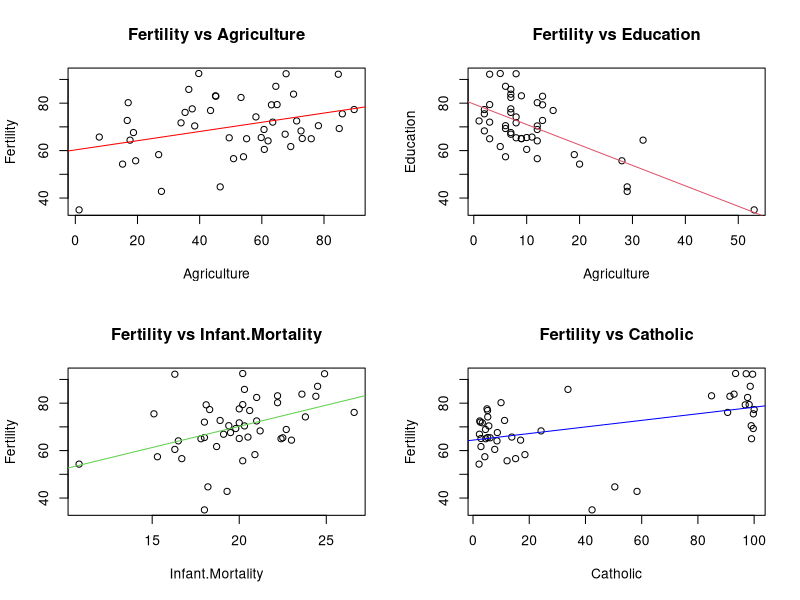

The R source for this figure: (Note: this script raises an error after producing the figure.)
rm(list=ls())
library(MASS)
data("swiss")
swiss<-na.omit(swiss)
names(swiss)
##Fit a Simple linear regression 
Fertility <-swiss$Fertility
Education <-swiss$Education
Infant.Mortality<-swiss$Infant.Mortality
Agriculture<-swiss$Agriculture
Catholic<-swiss$Catholic
lm.fit_A <-lm(swiss$Fertility~swiss$Agriculture)
summary(lm.fit_A)
lm.fit_E <-lm(swiss$Fertility~swiss$Education)
summary(lm.fit_E)
lm.fit_I <-lm(swiss$Fertility~swiss$Infant.Mortality)
summary(lm.fit_I)
lm.fit_C <-lm(swiss$Fertility~swiss$Catholic)
summary(lm.fit_C)

#Regression Lines 
par(mfrow=c(2,2))
plot(swiss$Fertility~swiss$Agriculture, main = "Fertility vs Agriculture", xlab = "Agriculture", ylab = "Fertility")
abline(coef=coef(lm.fit_A), col = "Red")

plot(swiss$Fertility~swiss$Education, main = "Fertility vs Education", xlab = "Agriculture", ylab = "Education")
abline(coef=coef(lm.fit_E), col = 2)

plot(swiss$Fertility~swiss$Infant.Mortality, main = "Fertility vs Infant.Mortality", xlab = "Infant.Mortality", ylab = "Fertility")
abline(coef=coef(lm.fit_I), col = 3)

plot(swiss$Fertility~swiss$Catholic, main = "Fertility vs Catholic", xlab = "Catholic", ylab = "Fertility")
abline(coef=coef(lm.fit_C), col = "Blue")

#Multiple linear regression 
Multilm.fit<-lm(Fertility~Agriculture + Catholic + Education + Infant.Mortality, data = swiss)
summary(Multilm.fit)

##Classification approach 
mean_fertility <- mean(swiss$Fertility)
swiss$Fertility_Class <- ifelse(swiss$Fertility > 70, 1, 0)
head(swiss)
swiss$Fertility_class<-ifelse(swiss$Fertility>70,1,0)

#Logistic Regression 
library(stats)
set.seed(1) #for reproduction 
train_index<-sample(1:nrow(swiss), round(0.7*nrow(swiss)))
train_data<- swiss[train_index,]
test_data<-swiss[-train_index,]
glm_model<-glm(Fertility_class ~. - Fertility - Examination, data = train_data, family = binomial)
summary(glm_model)

logistic_predictions<-predict(glm_model, newdata = test_data, type = "response")
logistic_class<-ifelse(logistic_predictions>0.5, 1, 0)
confusion_matrix<-table(logistic_class, test_data$Fertility_class)
print(confusion_matrix)
misclassification_rate<-mean(logistic_class != test_data$Fertility_class); misclassification_rate
accuracy <- mean(logistic_class == test_data$Fertility_class); accuracy


## Linear Discriminant Analysis 
lda_model <-lda(Fertility_class ~. - Fertility - Examination, data = train_data)
summary(lda_model)
lda_model
lda_predictions <- predict(lda_model, newdata = test_data)
confusion_matrix <- table(lda_predictions$class, test_data$Fertility_class)
print(confusion_matrix)
lda_predictions <- predict(lda_model, newdata = test_data)$class
misclassification_rate <- mean(lda_predictions != test_data$Fertility_class);misclassification_rate
accuracy <- mean(lda_predictions == test_data$Fertility_class); accuracy


## Quadratic Discriminant Analysis 
set.seed(1)
qda_model<- qda(Fertility_class ~. - Fertility - Examination, data = train_data)
qda_model
qda_predictions <- predict(qda_model, newdata = test_data)$class
confusion_matrix<-table(qda_predictions, test_data$Fertility_class)
misclassification_rate<-mean(qda_predictions != test_data$Fertility_class); misclassification_rate
accuracy<-mean(qda_predictions == test_data$Fertility_class); accuracy

##KNN 
predictors<-swiss[,c("Agriculture", "Education", "Catholic", "Infant.Mortality")]
response<-swiss$Fertility_class
predictors <- scale(predictors)
library(caTools)
set.seed(1)
split <- sample.split(response, SplitRatio = 0.7)
train_data <- predictors[split, ]
train_labels <- response[split]
test_data <- predictors[!split, ]
test_labels <- response[!split]
library(class)

k_values <- seq(1, 15, by = 2)
for (k in k_values) {
knn_model <- knn(train_data, test_data, train_labels, k = k)
accuracy <- sum(knn_model == test_labels) / length(test_labels)
cat("KNN (k =", k, ") Accuracy:", accuracy, "\n")
}
length(train_labels) == nrow(train_data)  # Should return TRUE
length(test_labels) == nrow(test_data)

###Support vector machine
library(e1071)
set.seed(1)
split <- sample.split(response, SplitRatio = 0.7)
train_data <- data.frame(predictors[split, ], Fertility_class = response[split])
test_data <- data.frame(predictors[!split, ], Fertility_class = response[!split])
svm.mod = svm ( Fertility_class ~ Agriculture + Catholic + Education + Infant.Mortality, data = swiss, type = "C-classification", kernel = "linear")
svm_predictions <- predict(svm.mod, newdata = test_data)
accuracy <- mean(svm_predictions == test_data$Fertility_class);accuracy
misclassification_rate <- mean(svm_predictions != test_data$Fertility_class);misclassification_rate

## Lasso Regression 
predictors <-swiss[,c("Agriculture", "Education", "Catholic", "Infant.Mortality")]
response<-swiss$Fertility
library(glmnet)
cv.fold_lasso<-cv.glmnet(as.matrix(predictors), response, alpha = 1)
plot(cv.fold_lasso)
lambda_lasso<-cv.fold_lasso$lambda.min;lambda_lasso
lambda_lasso_1se <- cv.fold_lasso$lambda.1se
lasso_model<-glmnet(as.matrix(predictors), response, alpha = 1, lamda = lamda_lasso)
coefficients_min <- predict(cv.fold_lasso, s = lambda_lasso, type = "coefficients")
print(coefficients_min)
coefficients_1se <- predict(cv.fold_lasso, s = lambda_lasso_1se, type = "coefficients")
print(coefficients_1se)


## Ridge regression 
cv.fold_ridge <- cv.glmnet(as.matrix(predictors), response, alpha = 0)
plot(cv.fold_ridge)
lambda_ridge <- cv.fold_ridge$lambda.min; lambda_ridge

ridge_model <- glmnet(as.matrix(predictors), response, alpha = 0, lambda = lambda_ridge)
lasso_predictions <- predict(lasso_model, as.matrix(predictors))
ridge_predictions <- predict(ridge_model, as.matrix(predictors))
install.packages("Metrics")
library(Metrics)
lasso_rmse <- rmse(lasso_predictions, response)
ridge_rmse <- rmse(ridge_predictions, response)
cat("Lasso RMSE:", lasso_rmse, "\n")
cat("Ridge RMSE:", ridge_rmse, "\n")

lambda_ridge_1se <- cv.fold_ridge$lambda.1se
coefficients_min <- predict(cv.fold_ridge, s = lambda_ridge, type = "coefficients")
print(coefficients_min)
coefficients_1se <- predict(cv.fold_ridge, s = lambda_ridge_1se, type = "coefficients")
print(coefficients_1se)


#comparing with linear regression
predictors <- swiss[,c("Agriculture", "Education", "Catholic", "Infant.Mortality")]
response <- swiss$Fertility
linear_model<-lm(response~Agriculture + Catholic + Education + Infant.Mortality, data = swiss)
linear_predictions <- predict(Multilm.fit, newdata = swiss)
rmse_linear <- rmse(linear_predictions, response)
mse_linear <- mse(linear_predictions, response)
mse_lasso <- mse(lasso_predictions, response)
mse_ridge <- mse(ridge_predictions, response)
mae_linear <- mae(linear_predictions, response)
mae_lasso <- mae(lasso_predictions, response)
mae_ridge <- mae(ridge_predictions, response)
cat("Linear Regression:\n")
cat("MSE:", mse_linear, "\n")
cat("RMSE:", rmse_linear, "\n")
cat("MAE:", mae_linear, "\n")
cat("Lasso Regression:\n")
cat("MSE:", mse_lasso, "\n")
cat("RMSE:", lasso_rmse, "\n")
cat("MAE:", mae_lasso, "\n")
cat("Ridge Regression:\n")
cat("MSE:", mse_ridge, "\n")
cat("RMSE:", ridge_rmse, "\n")
cat("MAE:", mae_ridge, "\n")
